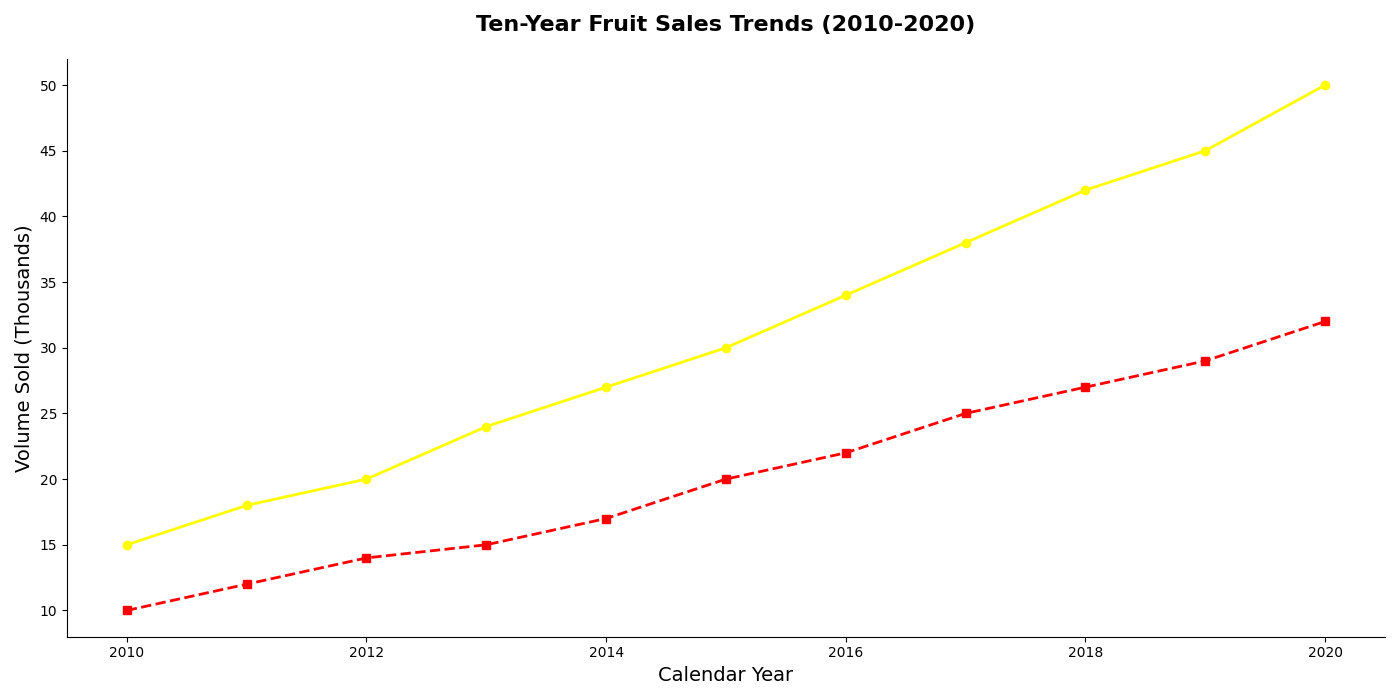

The script that drew this image:
import matplotlib.pyplot as plt
import numpy as np

years = np.arange(2010, 2021)
apple_sales = [15, 18, 20, 24, 27, 30, 34, 38, 42, 45, 50]
orange_sales = [10, 12, 14, 15, 17, 20, 22, 25, 27, 29, 32]

fig, ax = plt.subplots(figsize=(14, 7))

ax.plot(years, apple_sales, marker='o', linestyle='-', color='yellow', linewidth=2, markersize=6)
ax.plot(years, orange_sales, marker='s', linestyle='--', color='r', linewidth=2, markersize=6)

ax.set_title('Ten-Year Fruit Sales Trends (2010-2020)', fontsize=16, fontweight='bold', pad=20)
ax.set_xlabel('Calendar Year', fontsize=14)
ax.set_ylabel('Volume Sold (Thousands)', fontsize=14)

ax.grid(False)
ax.spines['top'].set_visible(False)
ax.spines['right'].set_visible(False)

plt.tight_layout()
plt.show()
